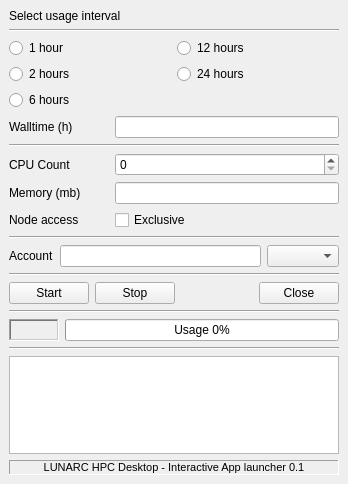
<?xml version="1.0" encoding="UTF-8"?>
<ui version="4.0">
 <class>MainWindow</class>
 <widget class="QMainWindow" name="MainWindow">
  <property name="geometry">
   <rect>
    <x>0</x>
    <y>0</y>
    <width>348</width>
    <height>484</height>
   </rect>
  </property>
  <property name="windowTitle">
   <string>MainWindow</string>
  </property>
  <widget class="QWidget" name="centralwidget">
   <layout class="QVBoxLayout" name="verticalLayout">
    <item>
     <widget class="QLabel" name="label_2">
      <property name="text">
       <string>Select usage interval</string>
      </property>
     </widget>
    </item>
    <item>
     <widget class="Line" name="line_4">
      <property name="orientation">
       <enum>Qt::Horizontal</enum>
      </property>
     </widget>
    </item>
    <item>
     <layout class="QGridLayout" name="gridLayout">
      <item row="1" column="0">
       <widget class="QRadioButton" name="twoHourRadio">
        <property name="text">
         <string>2 hours</string>
        </property>
       </widget>
      </item>
      <item row="1" column="1">
       <widget class="QRadioButton" name="twentyFourHourRadio">
        <property name="text">
         <string>24 hours</string>
        </property>
       </widget>
      </item>
      <item row="2" column="0">
       <widget class="QRadioButton" name="sixHourRadio">
        <property name="text">
         <string>6 hours</string>
        </property>
       </widget>
      </item>
      <item row="0" column="0">
       <widget class="QRadioButton" name="oneHourRadio">
        <property name="text">
         <string>1 hour</string>
        </property>
       </widget>
      </item>
      <item row="0" column="1">
       <widget class="QRadioButton" name="twelveHourRadio">
        <property name="text">
         <string>12 hours</string>
        </property>
       </widget>
      </item>
     </layout>
    </item>
    <item>
     <layout class="QHBoxLayout" name="horizontalLayout_2">
      <item>
       <widget class="QLabel" name="label">
        <property name="minimumSize">
         <size>
          <width>100</width>
          <height>0</height>
         </size>
        </property>
        <property name="text">
         <string>Walltime (h)</string>
        </property>
       </widget>
      </item>
      <item>
       <widget class="QLineEdit" name="wallTimeEdit"/>
      </item>
     </layout>
    </item>
    <item>
     <widget class="Line" name="line_5">
      <property name="orientation">
       <enum>Qt::Horizontal</enum>
      </property>
     </widget>
    </item>
    <item>
     <layout class="QGridLayout" name="gridLayout_2">
      <item row="0" column="0">
       <widget class="QLabel" name="label_4">
        <property name="minimumSize">
         <size>
          <width>100</width>
          <height>0</height>
         </size>
        </property>
        <property name="text">
         <string>CPU Count</string>
        </property>
       </widget>
      </item>
      <item row="0" column="1">
       <widget class="QSpinBox" name="cpuCountSpin"/>
      </item>
      <item row="1" column="0">
       <widget class="QLabel" name="label_5">
        <property name="text">
         <string>Memory (mb)</string>
        </property>
       </widget>
      </item>
      <item row="1" column="1">
       <widget class="QLineEdit" name="memoryEdit"/>
      </item>
      <item row="2" column="0">
       <widget class="QLabel" name="label_6">
        <property name="text">
         <string>Node access</string>
        </property>
       </widget>
      </item>
      <item row="2" column="1">
       <widget class="QCheckBox" name="exclusiveCheck">
        <property name="text">
         <string>Exclusive</string>
        </property>
       </widget>
      </item>
     </layout>
    </item>
    <item>
     <widget class="Line" name="line_6">
      <property name="orientation">
       <enum>Qt::Horizontal</enum>
      </property>
     </widget>
    </item>
    <item>
     <layout class="QHBoxLayout" name="horizontalLayout_4">
      <item>
       <widget class="QLabel" name="label_7">
        <property name="text">
         <string>Account</string>
        </property>
       </widget>
      </item>
      <item>
       <widget class="QLineEdit" name="accountEdit"/>
      </item>
      <item>
       <widget class="QComboBox" name="partitionCombo"/>
      </item>
     </layout>
    </item>
    <item>
     <widget class="Line" name="line">
      <property name="orientation">
       <enum>Qt::Horizontal</enum>
      </property>
     </widget>
    </item>
    <item>
     <layout class="QHBoxLayout" name="horizontalLayout">
      <item>
       <widget class="QPushButton" name="startButton">
        <property name="text">
         <string>Start</string>
        </property>
       </widget>
      </item>
      <item>
       <widget class="QPushButton" name="cancelButton">
        <property name="text">
         <string>Stop</string>
        </property>
       </widget>
      </item>
      <item>
       <spacer name="horizontalSpacer_3">
        <property name="orientation">
         <enum>Qt::Horizontal</enum>
        </property>
        <property name="sizeHint" stdset="0">
         <size>
          <width>40</width>
          <height>20</height>
         </size>
        </property>
       </spacer>
      </item>
      <item>
       <widget class="QPushButton" name="closeButton">
        <property name="text">
         <string>Close</string>
        </property>
       </widget>
      </item>
     </layout>
    </item>
    <item>
     <widget class="Line" name="line_2">
      <property name="orientation">
       <enum>Qt::Horizontal</enum>
      </property>
     </widget>
    </item>
    <item>
     <layout class="QHBoxLayout" name="horizontalLayout_3">
      <item>
       <widget class="QFrame" name="runningFrame">
        <property name="minimumSize">
         <size>
          <width>50</width>
          <height>0</height>
         </size>
        </property>
        <property name="autoFillBackground">
         <bool>true</bool>
        </property>
        <property name="frameShape">
         <enum>QFrame::WinPanel</enum>
        </property>
        <property name="frameShadow">
         <enum>QFrame::Sunken</enum>
        </property>
       </widget>
      </item>
      <item>
       <widget class="QProgressBar" name="usageBar">
        <property name="value">
         <number>0</number>
        </property>
        <property name="textVisible">
         <bool>true</bool>
        </property>
        <property name="invertedAppearance">
         <bool>false</bool>
        </property>
        <property name="format">
         <string>Usage %p%</string>
        </property>
       </widget>
      </item>
     </layout>
    </item>
    <item>
     <widget class="Line" name="line_3">
      <property name="orientation">
       <enum>Qt::Horizontal</enum>
      </property>
     </widget>
    </item>
    <item>
     <widget class="QTextBrowser" name="statusText">
      <property name="font">
       <font>
        <family>DejaVu Sans Mono</family>
        <pointsize>8</pointsize>
       </font>
      </property>
      <property name="lineWidth">
       <number>2</number>
      </property>
      <property name="midLineWidth">
       <number>2</number>
      </property>
      <property name="lineWrapMode">
       <enum>QTextEdit::NoWrap</enum>
      </property>
     </widget>
    </item>
    <item>
     <widget class="QLabel" name="label_3">
      <property name="baseSize">
       <size>
        <width>0</width>
        <height>0</height>
       </size>
      </property>
      <property name="font">
       <font>
        <pointsize>8</pointsize>
       </font>
      </property>
      <property name="frameShape">
       <enum>QFrame::Panel</enum>
      </property>
      <property name="frameShadow">
       <enum>QFrame::Sunken</enum>
      </property>
      <property name="text">
       <string>LUNARC HPC Desktop - Interactive App launcher 0.1</string>
      </property>
      <property name="alignment">
       <set>Qt::AlignCenter</set>
      </property>
      <property name="margin">
       <number>2</number>
      </property>
     </widget>
    </item>
   </layout>
  </widget>
 </widget>
 <resources/>
 <connections/>
</ui>
